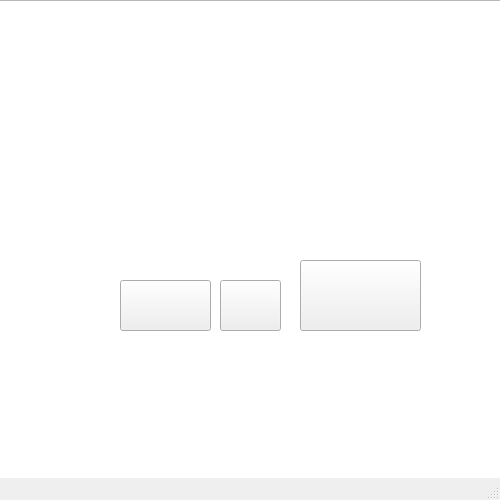
<?xml version="1.0" encoding="UTF-8"?>
<ui version="4.0">
 <class>MainWindow</class>
 <widget class="QMainWindow" name="MainWindow">
  <property name="geometry">
   <rect>
    <x>0</x>
    <y>0</y>
    <width>500</width>
    <height>500</height>
   </rect>
  </property>
  <property name="windowTitle">
   <string>MainWindow</string>
  </property>
  <widget class="QWidget" name="centralWidget">
   <widget class="QGraphicsView" name="graphicsView">
    <property name="geometry">
     <rect>
      <x>-496</x>
      <y>0</y>
      <width>1000</width>
      <height>500</height>
     </rect>
    </property>
   </widget>
   <widget class="QPushButton" name="btnAbout">
    <property name="geometry">
     <rect>
      <x>220</x>
      <y>280</y>
      <width>61</width>
      <height>51</height>
     </rect>
    </property>
    <property name="font">
     <font>
      <pointsize>10</pointsize>
     </font>
    </property>
    <property name="text">
     <string/>
    </property>
   </widget>
   <widget class="QPushButton" name="btnHighScore">
    <property name="geometry">
     <rect>
      <x>120</x>
      <y>280</y>
      <width>91</width>
      <height>51</height>
     </rect>
    </property>
    <property name="font">
     <font>
      <pointsize>10</pointsize>
     </font>
    </property>
    <property name="text">
     <string/>
    </property>
   </widget>
   <widget class="QPushButton" name="btnPlay">
    <property name="geometry">
     <rect>
      <x>300</x>
      <y>260</y>
      <width>121</width>
      <height>71</height>
     </rect>
    </property>
    <property name="font">
     <font>
      <pointsize>16</pointsize>
     </font>
    </property>
    <property name="text">
     <string/>
    </property>
   </widget>
  </widget>
  <widget class="QMenuBar" name="menuBar">
   <property name="geometry">
    <rect>
     <x>0</x>
     <y>0</y>
     <width>500</width>
     <height>26</height>
    </rect>
   </property>
  </widget>
  <widget class="QStatusBar" name="statusBar"/>
 </widget>
 <layoutdefault spacing="6" margin="11"/>
 <resources/>
 <connections/>
</ui>
